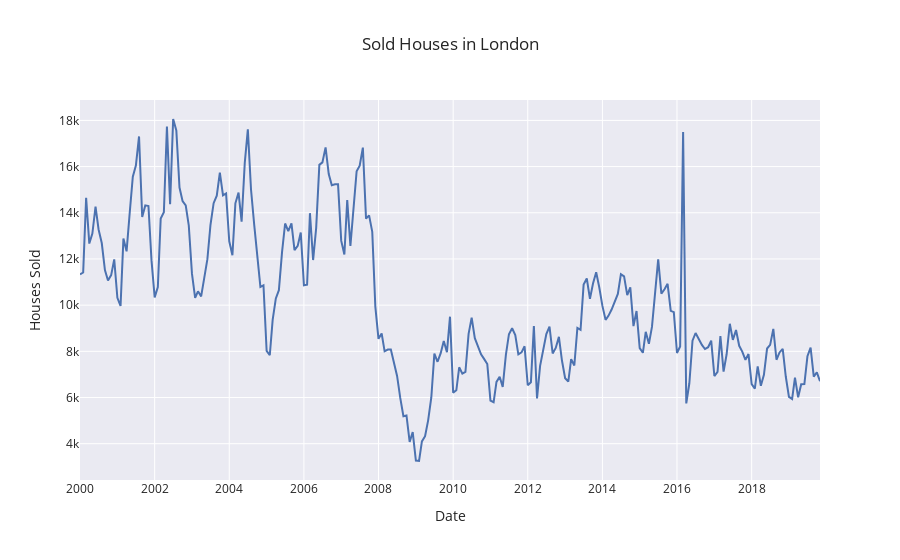

Notebook code cell kept with this figure:
### Markdown cell above
Let's plot the information above in the past two decades

### Code cell
fig = px.line(houses_sold_london[(houses_sold_london['Date'] >= '2000-01-01') & \
             (houses_sold_london['Date'] < '2019-12-01')],
              x="Date", y="Houses Sold",
              template='seaborn', title='Sold Houses in London')

fig

### Figure 1 — Plotly figure (JSON) as saved in the notebook; plotly's stock layout.template omitted (floating-point values rounded to 4 significant figures; data arrays with more than 128 entries replaced by an {"elided": "..."} marker saying what was removed)
{"data": [{"hovertemplate": "Date=%{x}<br>Houses Sold=%{y}<extra></extra>", "legendgroup": "", "line": {"color": "rgb(76,114,176)", "dash": "solid"}, "marker": {"symbol": "circle"}, "mode": "lines", "name": "", "orientation": "v", "showlegend": false, "type": "scatter", "x": {"elided": "239 str values"}, "xaxis": "x", "y": {"elided": "239 int values"}, "yaxis": "y"}], "layout": {"legend": {"tracegroupgap": 0}, "title": {"text": "Sold Houses in London"}, "xaxis": {"anchor": "y", "domain": [0, 1], "title": {"text": "Date"}}, "yaxis": {"anchor": "x", "domain": [0, 1], "title": {"text": "Houses Sold"}}}}
